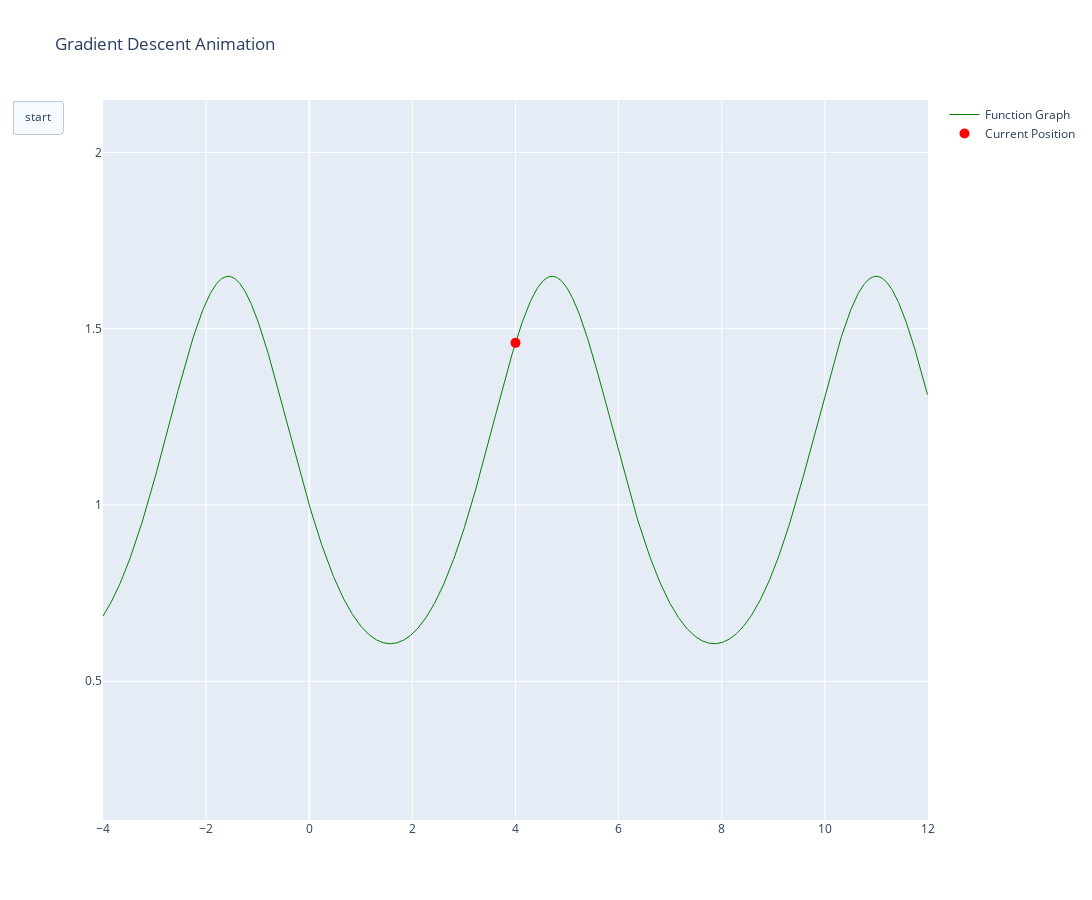

Notebook cell for this chart:
### Markdown cell above
### 3.1 Animation

### Code cell
# get the values
x = np.arange(x_min, x_max, 0.01)

res = [f_x(_) for _ in x]
y, _ = zip(*res)

# define both graphs
fig = go.Figure(
    data=[
        go.Scatter(
            x=x,
            y=y,
            mode="lines",
            line=dict(color="green", width=1),
            name="Function Graph",
        ),
        go.Scatter(
            x=[xs[0]],
            y=[ys[0]],
            mode="markers",
            marker=dict(color="red", size=10),
            name="Current Position",
        ),
    ]
)

# update layout parameters and add start button for animation
fig.update_layout(
    width=1400,
    height=900,
    xaxis=dict(range=(x_min, x_max), autorange=False),
    yaxis=dict(range=(np.min(y) - 0.5, np.max(y) + 0.5), autorange=False),
    title_text="Gradient Descent Animation",
    # start button config
    updatemenus=[
        dict(
            type="buttons",
            buttons=[
                dict(
                    args=[
                        None,
                        {
                            "frame": {"duration": 5, "redraw": False},
                            "fromcurrent": True,
                            "transition": {"duration": 0, "easing": "linear"},
                        },
                    ],
                    label="start",
                    method="animate",
                )
            ],
        )
    ],
)

# specify the animation frames
fig.update(
    frames=[
        go.Frame(data=[go.Scatter(x=[xs[k]], y=[ys[k]])], traces=[1])
        for k in range(len(ys))
    ]
)

# show result
fig.show()

### Figure 1 — Plotly figure (JSON) as saved in the notebook; plotly's stock layout.template omitted (floating-point values rounded to 4 significant figures; data arrays with more than 128 entries replaced by an {"elided": "..."} marker saying what was removed)
{"data": [{"line": {"color": "green", "width": 1}, "mode": "lines", "name": "Function Graph", "type": "scatter", "x": {"elided": "1600 float values"}, "y": {"elided": "1600 float values"}}, {"marker": {"color": "red", "size": 10}, "mode": "markers", "name": "Current Position", "type": "scatter", "x": [4], "y": [1.46]}], "layout": {"height": 900, "title": {"text": "Gradient Descent Animation"}, "updatemenus": [{"buttons": [{"args": [null, {"frame": {"duration": 5, "redraw": false}, "fromcurrent": true, "transition": {"duration": 0, "easing": "linear"}}], "label": "start", "method": "animate"}], "type": "buttons"}], "width": 1400, "xaxis": {"autorange": false, "range": [-4, 12]}, "yaxis": {"autorange": false, "range": [0.1065, 2.149]}}}
